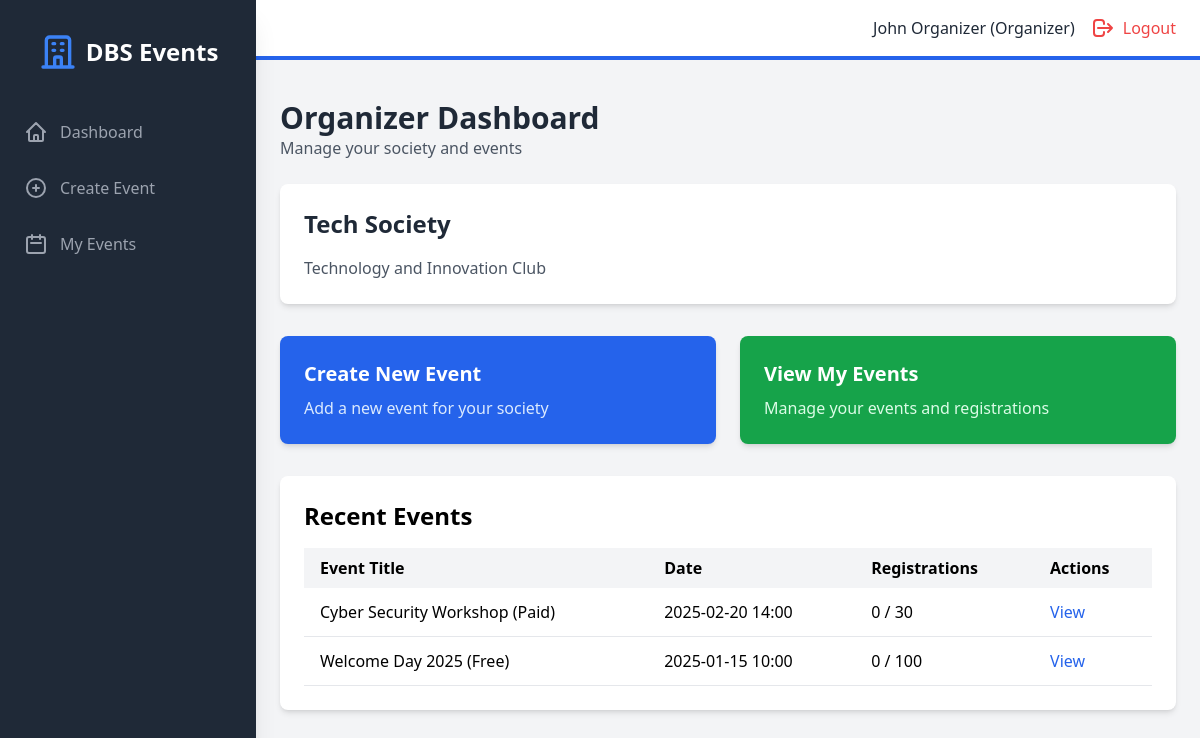
Before: /organizer/dashboard (signed in) with the older database file.
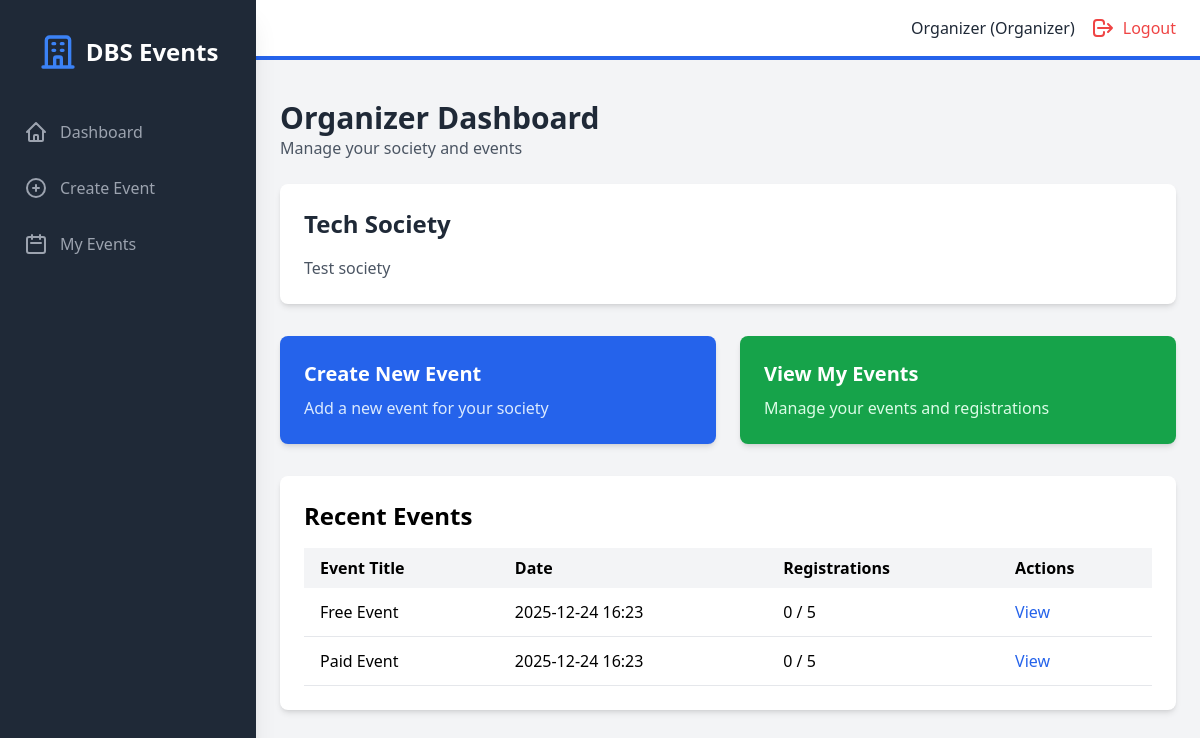
After: the same page with the newer database file.
### models.py (models this page shows, shortened)
class User(UserMixin, db.Model):
    id = db.Column(db.Integer, primary_key=True)
    student_number = db.Column(db.String(50), unique=True, nullable=True)
    email = db.Column(db.String(120), unique=True, nullable=False)
    password_hash = db.Column(db.String(200), nullable=False)
    name = db.Column(db.String(100), nullable=False)
    role = db.Column(db.String(20), nullable=False)  # superadmin, organizer, student
    created_at = db.Column(db.DateTime, default=datetime.utcnow)
    societies = db.relationship('Society', backref='head', lazy=True)
    events_created = db.relationship('Event', backref='creator', lazy=True)
    registrations = db.relationship('Registration', backref='student', lazy=True)

class Society(db.Model):
    id = db.Column(db.Integer, primary_key=True)
    name = db.Column(db.String(100), nullable=False, unique=True)
    description = db.Column(db.Text, nullable=True)
    society_head_id = db.Column(db.Integer, db.ForeignKey('user.id'), nullable=False)
    created_at = db.Column(db.DateTime, default=datetime.utcnow)
    events = db.relationship('Event', backref='society', lazy=True)

class Event(db.Model):
    id = db.Column(db.Integer, primary_key=True)
    title = db.Column(db.String(200), nullable=False)
    description = db.Column(db.Text, nullable=True)
    event_date = db.Column(db.DateTime, nullable=False)
    location = db.Column(db.String(200), nullable=False)
    capacity = db.Column(db.Integer, nullable=False)
    is_paid = db.Column(db.Boolean, default=False)
    cost = db.Column(db.Float, default=0.0)
    society_id = db.Column(db.Integer, db.ForeignKey('society.id'), nullable=True)
    created_by = db.Column(db.Integer, db.ForeignKey('user.id'), nullable=False)
    created_at = db.Column(db.DateTime, default=datetime.utcnow)
    registrations = db.relationship('Registration', backref='event', lazy=True, cascade='all, delete-orphan')
    def get_registered_count(self):
        return len(self.registrations)

### backend/routes/organizer.py (the view)
@organizer_bp.route("/organizer/dashboard", endpoint="organizer_dashboard")
@organizer_required
def organizer_dashboard():
    society = Society.query.filter_by(society_head_id=current_user.id).first()
    my_events = Event.query.filter_by(created_by=current_user.id).order_by(
        Event.event_date.desc()
    ).all()
    return render_template("organizer/dashboard.html", society=society, my_events=my_events)

### backend/main.py (called while the page is built)
@login_manager.user_loader
def load_user(user_id):
    return User.query.get(int(user_id))

### frontend/templates/organizer/dashboard.html (shortened to what this page needs)
{% extends "base.html" %}
{% block auth_content %}
<div class="mb-6">
    <h1 class="text-3xl font-bold text-gray-800">Organizer Dashboard</h1>
    <p class="text-gray-600">Manage your society and events</p>
</div>
{% if society %}
<div class="bg-white rounded-lg shadow-md p-6 mb-8">
    <h2 class="text-2xl font-bold text-gray-800 mb-4">{{ society.name }}</h2>
    <p class="text-gray-600">{{ society.description }}</p>
</div>
{% endif %}
<div class="grid grid-cols-1 md:grid-cols-2 gap-6 mb-8">
    <a href="{{ url_for('organizer.organizer_add_event') }}" class="bg-blue-600 text-white rounded-lg shadow-md p-6 hover:bg-blue-700 transition">
        <h3 class="text-xl font-bold mb-2">Create New Event</h3>
        <p class="text-blue-100">Add a new event for your society</p>
    </a>
    <a href="{{ url_for('organizer.organizer_events') }}" class="bg-green-600 text-white rounded-lg shadow-md p-6 hover:bg-green-700 transition">
        <h3 class="text-xl font-bold mb-2">View My Events</h3>
        <p class="text-green-100">Manage your events and registrations</p>
    </a>
</div>
<div class="bg-white rounded-lg shadow-md p-6">
    <h2 class="text-2xl font-bold mb-4">Recent Events</h2>
    {% if my_events %}
    <div class="overflow-x-auto">
        <table class="w-full">
            <thead class="bg-gray-100">
                <tr>
                    <th class="px-4 py-2 text-left">Event Title</th>
                    <th class="px-4 py-2 text-left">Date</th>
                    <th class="px-4 py-2 text-left">Registrations</th>
                    <th class="px-4 py-2 text-left">Actions</th>
                </tr>
            </thead>
            <tbody>
                {% for event in my_events %}
                <tr class="border-b hover:bg-gray-50">
                    <td class="px-4 py-3">{{ event.title }}</td>
                    <td class="px-4 py-3">{{ event.event_date.strftime('%Y-%m-%d %H:%M') }}</td>
                    <td class="px-4 py-3">{{ event.get_registered_count() }} / {{ event.capacity }}</td>
                    <td class="px-4 py-3">
                        <a href="{{ url_for('registrations.view_registrations', event_id=event.id) }}" class="text-blue-600 hover:underline">View</a>
                    </td>
                </tr>
                {% endfor %}
            </tbody>
        </table>
    </div>
    {% else %}
    <p class="text-gray-500 text-center py-8">No events created yet</p>
    {% endif %}
</div>
{% endblock %}

### frontend/templates/base.html (shortened to what the changed rows need)
<!DOCTYPE html>
<html lang="en">
<head>
    <script src="https://cdn.tailwindcss.com"></script>
    <link rel="stylesheet" href="{{ url_for('static', filename='css/style.css') }}">
</head>
<body class="bg-gray-100">
    {% if current_user.is_authenticated %}
    <div class="flex h-screen bg-gray-100">
        <div id="sidebar" class="sidebar fixed inset-y-0 left-0 z-30 w-64 bg-gray-800 overflow-y-auto transition duration-300 ease-out md:translate-x-0 md:static md:shadow-xl sidebar-closed">
            <div class="flex items-center justify-center mt-8">
                <div class="flex items-center">
                    <svg class="h-10 w-10 text-blue-500" fill="none" stroke="currentColor" viewBox="0 0 24 24">
                        <path stroke-linecap="round" stroke-linejoin="round" stroke-width="2" d="M19 21V5a2 2 0 00-2-2H7a2 2 0 00-2 2v16m14 0h2m-2 0h-5m-9 0H3m2 0h5M9 7h1m-1 4h1m4-4h1m-1 4h1m-5 10v-5a1 1 0 011-1h2a1 1 0 011 1v5m-4 0h4"></path>
                    </svg>
                    <span class="text-white text-2xl font-semibold ml-2">DBS Events</span>
                </div>
            </div>
            <nav class="mt-10">
                {% if current_user.role == 'superadmin' %}
                    <a class="flex items-center mt-4 py-2 px-6 text-gray-400 hover:bg-gray-700 hover:text-white" href="{{ url_for('admin.admin_dashboard') }}">
                        <svg class="h-6 w-6" fill="none" stroke="currentColor" viewBox="0 0 24 24"><path stroke-linecap="round" stroke-linejoin="round" stroke-width="2" d="M3 12l2-2m0 0l7-7 7 7M5 10v10a1 1 0 001 1h3m10-11l2 2m-2-2v10a1 1 0 01-1 1h-3m-6 0a1 1 0 001-1v-4a1 1 0 011-1h2a1 1 0 011 1v4a1 1 0 001 1m-6 0h6"></path></svg>
                        <span class="mx-3">Dashboard</span>
                    </a>
                    <a class="flex items-center mt-4 py-2 px-6 text-gray-400 hover:bg-gray-700 hover:text-white" href="{{ url_for('admin.admin_organizers') }}">
                        <svg class="h-6 w-6" fill="none" stroke="currentColor" viewBox="0 0 24 24"><path stroke-linecap="round" stroke-linejoin="round" stroke-width="2" d="M17 20h5v-2a3 3 0 00-5.356-1.857M17 20H7m10 0v-2c0-.656-.126-1.283-.356-1.857m0 0a5.002 5.002 0 019.288 0M15 7a3 3 0 11-6 0 3 3 0 016 0zm6 3a2 2 0 11-4 0 2 2 0 014 0zM7 10a2 2 0 11-4 0 2 2 0 014 0z"></path></svg>
                        <span class="mx-3">Organizers</span>
                    </a>
                    <a class="flex items-center mt-4 py-2 px-6 text-gray-400 hover:bg-gray-700 hover:text-white" href="{{ url_for('admin.admin_students') }}">
                        <svg class="h-6 w-6" fill="none" stroke="currentColor" viewBox="0 0 24 24"><path stroke-linecap="round" stroke-linejoin="round" stroke-width="2" d="M12 4.354a4 4 0 110 5.292M15 21H3v-1a6 6 0 0112 0v1zm0 0h6v-1a6 6 0 00-9-5.197M13 7a4 4 0 11-8 0 4 4 0 018 0z"></path></svg>
                        <span class="mx-3">Students</span>
                    </a>
                    <a class="flex items-center mt-4 py-2 px-6 text-gray-400 hover:bg-gray-700 hover:text-white" href="{{ url_for('admin.admin_societies') }}">
                        <svg class="h-6 w-6" fill="none" stroke="currentColor" viewBox="0 0 24 24"><path stroke-linecap="round" stroke-linejoin="round" stroke-width="2" d="M19 21V5a2 2 0 00-2-2H7a2 2 0 00-2 2v16m14 0h2m-2 0h-5m-9 0H3m2 0h5M9 7h1m-1 4h1m4-4h1m-1 4h1m-5 10v-5a1 1 0 011-1h2a1 1 0 011 1v5m-4 0h4"></path></svg>
                        <span class="mx-3">Societies</span>
                    </a>
                    <a class="flex items-center mt-4 py-2 px-6 text-gray-400 hover:bg-gray-700 hover:text-white" href="{{ url_for('admin.admin_events') }}">
                        <svg class="h-6 w-6" fill="none" stroke="currentColor" viewBox="0 0 24 24"><path stroke-linecap="round" stroke-linejoin="round" stroke-width="2" d="M8 7V3m8 4V3m-9 8h10M5 21h14a2 2 0 002-2V7a2 2 0 00-2-2H5a2 2 0 00-2 2v12a2 2 0 002 2z"></path></svg>
                        <span class="mx-3">All Events</span>
                    </a>
                {% elif current_user.role == 'organizer' %}
                    <a class="flex items-center mt-4 py-2 px-6 text-gray-400 hover:bg-gray-700 hover:text-white" href="{{ url_for('organizer.organizer_dashboard') }}">
                        <svg class="h-6 w-6" fill="none" stroke="currentColor" viewBox="0 0 24 24"><path stroke-linecap="round" stroke-linejoin="round" stroke-width="2" d="M3 12l2-2m0 0l7-7 7 7M5 10v10a1 1 0 001 1h3m10-11l2 2m-2-2v10a1 1 0 01-1 1h-3m-6 0a1 1 0 001-1v-4a1 1 0 011-1h2a1 1 0 011 1v4a1 1 0 001 1m-6 0h6"></path></svg>
                        <span class="mx-3">Dashboard</span>
                    </a>
                    <a class="flex items-center mt-4 py-2 px-6 text-gray-400 hover:bg-gray-700 hover:text-white" href="{{ url_for('organizer.organizer_add_event') }}">
                        <svg class="h-6 w-6" fill="none" stroke="currentColor" viewBox="0 0 24 24"><path stroke-linecap="round" stroke-linejoin="round" stroke-width="2" d="M12 9v3m0 0v3m0-3h3m-3 0H9m12 0a9 9 0 11-18 0 9 9 0 0118 0z"></path></svg>
                        <span class="mx-3">Create Event</span>
                    </a>
                    <a class="flex items-center mt-4 py-2 px-6 text-gray-400 hover:bg-gray-700 hover:text-white" href="{{ url_for('organizer.organizer_dashboard') }}">
                        <svg class="h-6 w-6" fill="none" stroke="currentColor" viewBox="0 0 24 24"><path stroke-linecap="round" stroke-linejoin="round" stroke-width="2" d="M8 7V3m8 4V3m-9 8h10M5 21h14a2 2 0 002-2V7a2 2 0 00-2-2H5a2 2 0 00-2 2v12a2 2 0 002 2z"></path></svg>
                        <span class="mx-3">My Events</span>
                    </a>
                {% endif %}
            </nav>
        </div>
        <div class="flex-1 flex flex-col overflow-hidden">
            <header class="flex justify-between items-center py-4 px-6 bg-white border-b-4 border-blue-600">
                <div class="flex items-center">
                    <span class="text-gray-800 mr-4">{{ current_user.name }} ({{ current_user.role | capitalize }})</span>
                    <a href="{{ url_for('public.logout') }}" class="flex items-center text-red-500 hover:text-red-700">
                        <svg class="h-6 w-6" fill="none" stroke="currentColor" viewBox="0 0 24 24"><path stroke-linecap="round" stroke-linejoin="round" stroke-width="2" d="M17 16l4-4m0 0l-4-4m4 4H7m6 4v1a3 3 0 01-3 3H6a3 3 0 01-3-3v-10a3 3 0 013-3h4a3 3 0 013 3v1"></path></svg>
                        <span class="ml-2 hidden sm:inline">Logout</span>
                    </a>
                </div>
            </header>
            <div class="px-6 pt-4">
            </div>
            <main class="flex-1 overflow-x-hidden overflow-y-auto bg-gray-100 p-6">
                {% block auth_content %}{% endblock %}
            </main>
        </div>
    </div>
    {% endif %}
</body>
</html>

Changed rows visible on the page:
removed Event: title "Cyber Security Workshop (Paid)", event_date "2025-02-20 14:00", get_registered_count "0", capacity "30"
removed Event: title "Welcome Day 2025 (Free)", event_date "2025-01-15 10:00", get_registered_count "0", capacity "100"
changed User "Organizer": name "John Organizer" → "Organizer"
changed Society "Tech Society": description "Technology and Innovation Club" → "Test society"
added Event: title "Free Event", event_date "2025-12-24 16:23", get_registered_count "0", capacity "5"
added Event: title "Paid Event", event_date "2025-12-24 16:23", get_registered_count "0", capacity "5"
